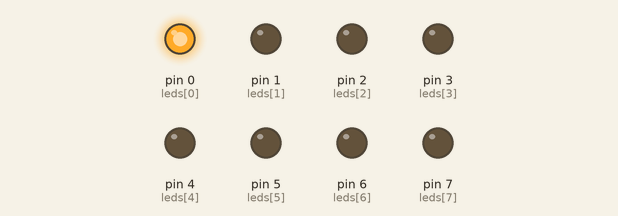
Recording of a program running on a simulated MicroPython board. Shown: output pins drawn as LEDs (lit = HIGH).

Above: at 0.05 s.
At 0.35 s:
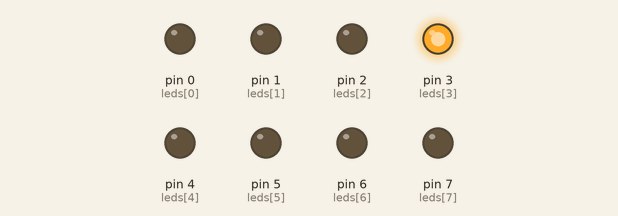
At 0.75 s:
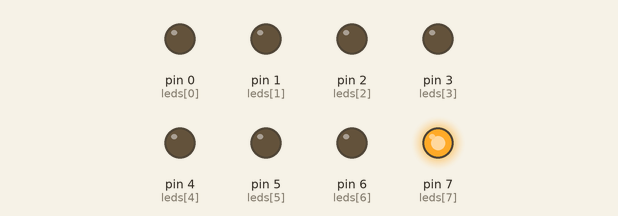
At 1.45 s:
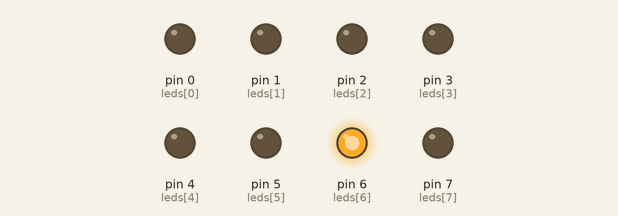
At 2.15 s:
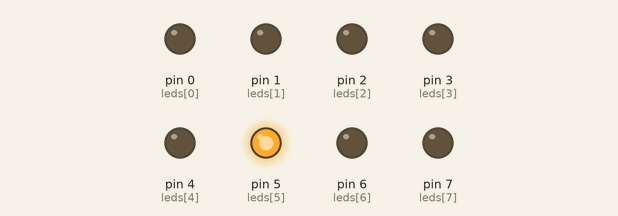
At 2.85 s:
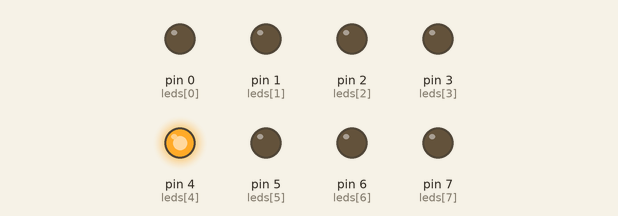
Timing chart, 0 to 3.1 s (numbered marks = the images above):
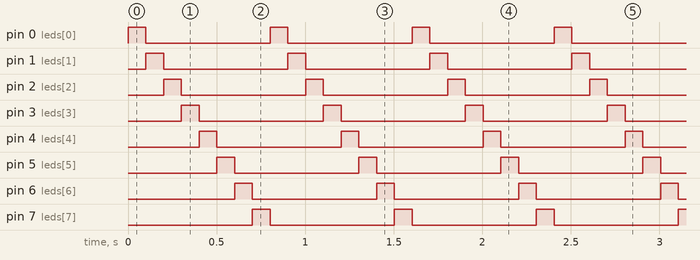

The program:

Ej7.py
```python
import machine
import utime

leds = [machine.Pin(i, machine.Pin.OUT) for i in range(8)]

while True:
    for i in range(8):
        for j in range(8):
            if i == j:
                leds[j].value(1)
            else:
                leds[j].value(0)
        utime.sleep_ms(100)
```

Measured:
- by itself, pin 0 (leds[0]), pin 1 (leds[1]), pin 2 (leds[2]), pin 3 (leds[3]), pin 4 (leds[4]), pin 5 (leds[5]), pin 6 (leds[6]), pin 7 (leds[7]): alternates HIGH for 0.10 s and LOW for 0.70 s
- by itself, everything shown: repeats every 0.80 s, in 8 steps
